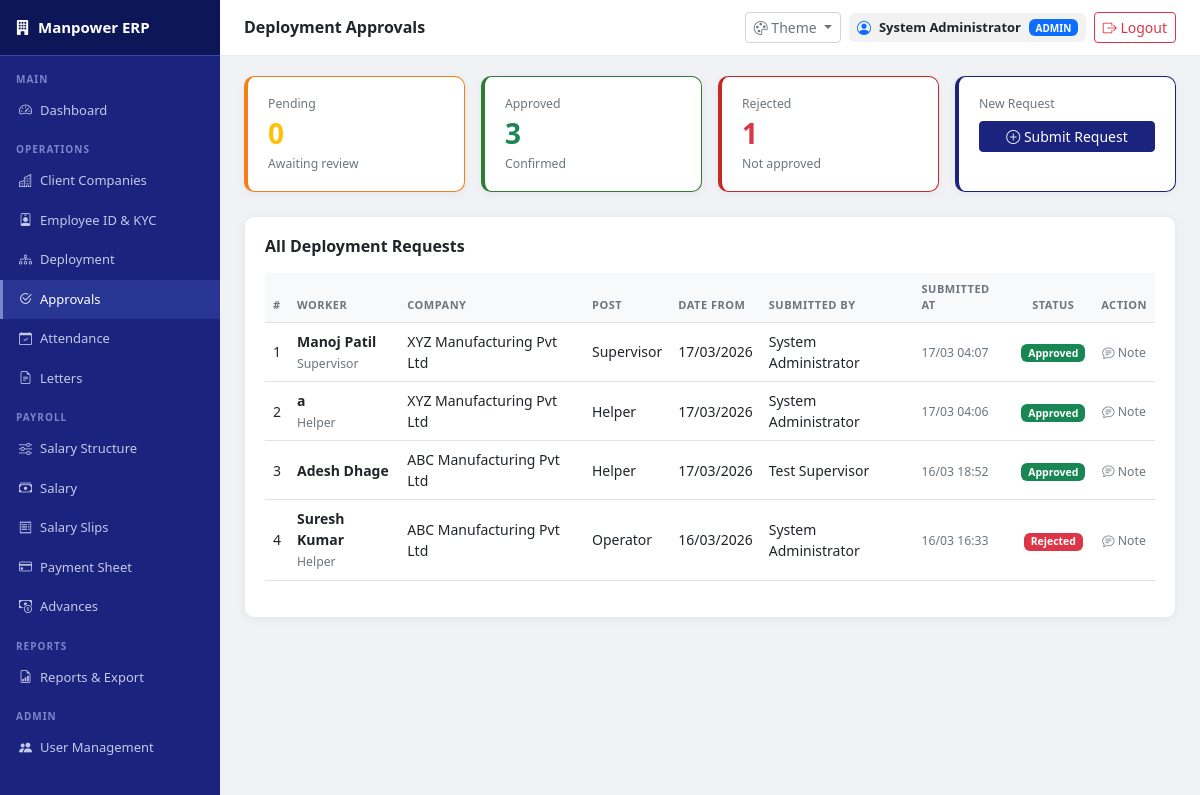
The page /approval (signed in) on the database its author committed.
### app/models/user.py (models this page shows, shortened)
class User(db.Model):
    __tablename__: str = 'users'
    id           = db.Column(db.Integer, primary_key=True)
    username     = db.Column(db.String(50), unique=True, nullable=False)
    full_name    = db.Column(db.String(150), nullable=False)
    email        = db.Column(db.String(100))
    mobile       = db.Column(db.String(15))
    password     = db.Column(db.String(255), nullable=False)
    role         = db.Column(db.String(20), nullable=False,
                             default='supervisor')
    is_active    = db.Column(db.Boolean, default=True)
    created_at   = db.Column(db.DateTime, default=datetime.utcnow)
    assignments  = db.relationship('SupervisorAssignment',
                                   backref='supervisor',
                                   lazy=True)
    def is_hr(self):
        return self.role in ['admin', 'hr']

### tables this page shows
CREATE TABLE deployment_requests (
	id INTEGER NOT NULL, 
	worker_id INTEGER NOT NULL, 
	company_id INTEGER NOT NULL, 
	post VARCHAR(100) NOT NULL, 
	date_from DATE NOT NULL, 
	notes TEXT, 
	submitted_by INTEGER NOT NULL, 
	submitted_at DATETIME, 
	status VARCHAR(20), 
	reviewed_by INTEGER, 
	reviewed_at DATETIME, 
	review_notes TEXT, 
	deployment_id INTEGER, 
	PRIMARY KEY (id), 
	FOREIGN KEY(worker_id) REFERENCES workers (id), 
	FOREIGN KEY(company_id) REFERENCES companies (id), 
	FOREIGN KEY(submitted_by) REFERENCES users (id), 
	FOREIGN KEY(reviewed_by) REFERENCES users (id), 
	FOREIGN KEY(deployment_id) REFERENCES deployments (id)
);

### app/models/worker.py (models this page shows, shortened)
class Worker(db.Model):
    __tablename__ = 'workers'
    id              = db.Column(db.Integer, primary_key=True)
    employee_id     = db.Column(db.String(20), unique=True)
    full_name       = db.Column(db.String(150), nullable=False)
    full_name       = db.Column(db.String(150), nullable=False)
    father_name     = db.Column(db.String(150))
    date_of_birth   = db.Column(db.Date)
    gender          = db.Column(db.String(10))
    mobile          = db.Column(db.String(15))
    address         = db.Column(db.Text)
    post            = db.Column(db.String(100))
    aadhaar_number  = db.Column(db.String(20))
    pan_number      = db.Column(db.String(20))
    aadhaar_doc     = db.Column(db.String(255))
    pan_doc         = db.Column(db.String(255))
    photo           = db.Column(db.String(255))
    bank_name       = db.Column(db.String(100))
    account_number  = db.Column(db.String(30))
    ifsc_code       = db.Column(db.String(20))
    bank_passbook   = db.Column(db.String(255))
    is_active       = db.Column(db.Boolean, default=True)
    date_joined     = db.Column(db.Date, default=datetime.utcnow)
    created_at      = db.Column(db.DateTime, default=datetime.utcnow)
    family_members  = db.relationship('FamilyMember', backref='worker', lazy=True)
    deployments     = db.relationship('Deployment',   backref='worker', lazy=True)

### app/models/client.py (models this page shows, shortened)
class Company(db.Model):
    __tablename__ = 'companies'
    id             = db.Column(db.Integer, primary_key=True)
    name           = db.Column(db.String(200), nullable=False)
    address        = db.Column(db.Text)
    city           = db.Column(db.String(100))
    state          = db.Column(db.String(100))
    pincode        = db.Column(db.String(10))
    contact_person = db.Column(db.String(100))
    contact_phone  = db.Column(db.String(20))
    email          = db.Column(db.String(100))
    gst_number     = db.Column(db.String(20))
    created_at     = db.Column(db.DateTime, default=datetime.utcnow)
    requirements  = db.relationship('Requirement', backref='company', lazy=True)
    deployments   = db.relationship('Deployment', backref='company', lazy=True)

### app/routes/approval.py (the view)
@approval_bp.route('/approval')
@login_required
def index():
    from app.models.deployment_request import DeploymentRequest
    from app.models.user import User
    user = User.query.get(session['user_id'])
    if user.is_hr():
        requests = DeploymentRequest.query.order_by(
            DeploymentRequest.submitted_at.desc()
        ).all()
    else:
        requests = DeploymentRequest.query.filter_by(
            submitted_by=user.id
        ).order_by(
            DeploymentRequest.submitted_at.desc()
        ).all()
    return render_template('approval/index.html',
                           requests=requests,
                           user=user)

### app/routes/auth.py (called while the page is built, shortened)
def login_required(f):
    from functools import wraps
    @wraps(f)
    def decorated(*args, **kwargs):
        if 'user_id' not in session:
            flash('Please login to continue.', 'warning')
            return redirect(url_for('auth.login'))
        return f(*args, **kwargs)
    return decorated

def check_permission(module, action='view'):
    if 'user_id' not in session:
        return False
    role = session.get('user_role', '')
    if role in ['admin', 'hr']:
        return True

### app/templates/approval/index.html (shortened to what this page needs)
{% extends 'base.html' %}
{% block page_title %}Deployment Approvals{% endblock %}
{% block content %}
<div class="row g-3 mb-4">
    <div class="col-md-3">
        <div class="stat-card" style="border-color:#f57f17">
            <div class="text-muted small">Pending</div>
            <div class="number text-warning">
                {{ requests|selectattr('status','equalto','pending')
                           |list|length }}
            </div>
            <div class="small text-muted">Awaiting review</div>
        </div>
    </div>
    <div class="col-md-3">
        <div class="stat-card" style="border-color:#2e7d32">
            <div class="text-muted small">Approved</div>
            <div class="number text-success">
                {{ requests|selectattr('status','equalto','approved')
                           |list|length }}
            </div>
            <div class="small text-muted">Confirmed</div>
        </div>
    </div>
    <div class="col-md-3">
        <div class="stat-card" style="border-color:#c62828">
            <div class="text-muted small">Rejected</div>
            <div class="number text-danger">
                {{ requests|selectattr('status','equalto','rejected')
                           |list|length }}
            </div>
            <div class="small text-muted">Not approved</div>
        </div>
    </div>
    <div class="col-md-3">
        <div class="stat-card" style="border-color:#1a237e">
            <div class="text-muted small">New Request</div>
            <a href="/approval/submit"
               class="btn btn-primary btn-sm mt-2 d-block">
                <i class="bi bi-plus-circle"></i>
                Submit Request
            </a>
        </div>
    </div>
</div>
<div class="content-card">
    <h6 class="fw-semibold mb-3">All Deployment Requests</h6>
    <table class="table table-hover align-middle">
        <thead>
            <tr>
                <th>#</th>
                <th>Worker</th>
                <th>Company</th>
                <th>Post</th>
                <th>Date From</th>
                <th>Submitted By</th>
                <th>Submitted At</th>
                <th class="text-center">Status</th>
                <th class="text-center">Action</th>
            </tr>
        </thead>
        <tbody>
            {% for r in requests %}
            <tr>
                <td>{{ loop.index }}</td>
                <td>
                    <div class="fw-semibold">
                        {{ r.worker.full_name }}
                    </div>
                    <small class="text-muted">
                        {{ r.worker.post }}
                    </small>
                </td>
                <td>{{ r.company.name }}</td>
                <td>{{ r.post }}</td>
                <td>{{ r.date_from.strftime('%d/%m/%Y') }}</td>
                <td>{{ r.submitter.full_name }}</td>
                <td>
                    <small>
                        {{ r.submitted_at.strftime('%d/%m %H:%M') }}
                    </small>
                </td>
                <td class="text-center">
                    {% if r.status == 'pending' %}
                        <span class="badge bg-warning text-dark">
                            Pending
                        </span>
                    {% elif r.status == 'approved' %}
                        <span class="badge bg-success">
                            Approved
                        </span>
                    {% else %}
                        <span class="badge bg-danger">
                            Rejected
                        </span>
                    {% endif %}
                </td>
                <td class="text-center">
                    {% if session.get('user_role') in ['admin','hr']
                          and r.status == 'pending' %}
                        <a href="/approval/review/{{ r.id }}"
                           class="btn btn-primary btn-sm">
                            <i class="bi bi-eye"></i> Review
                        </a>
                    {% elif r.review_notes %}
                        <span class="text-muted small"
                              title="{{ r.review_notes }}">
                            <i class="bi bi-chat-text"></i> Note
                        </span>
                    {% else %}
                        <span class="text-muted">—</span>
                    {% endif %}
                </td>
            </tr>
            {% endfor %}
        </tbody>
    </table>
</div>
{% endblock %}

### app/templates/base.html (shortened to what this page needs)
<!DOCTYPE html>
<html lang="en">
<head>
    <link href="https://cdn.jsdelivr.net/npm/bootstrap@5.3.0/dist/css/bootstrap.min.css" rel="stylesheet">
    <link href="https://cdn.jsdelivr.net/npm/bootstrap-icons@1.10.0/font/bootstrap-icons.css" rel="stylesheet">
</head>
<body>
<div class="sidebar">
    <div class="brand">
        <i class="bi bi-building-fill"></i>
        Manpower ERP
    </div>
    <nav class="mt-1">
        <div class="nav-section">Main</div>
        <a href="/" class="nav-link
            {% if request.path == '/' %}active{% endif %}">
            <i class="bi bi-speedometer2"></i> Dashboard
        </a>
        <div class="nav-section">Operations</div>
        {% if check_permission('clients') %}
        <a href="/clients" class="nav-link
            {% if '/clients' in request.path %}active{% endif %}">
            <i class="bi bi-buildings"></i> Client Companies
        </a>
        {% endif %}
        {% if check_permission('workers') %}
        <a href="/workers" class="nav-link
            {% if '/workers' in request.path %}active{% endif %}">
            <i class="bi bi-person-badge"></i>
            Employee ID & KYC
        </a>
        {% endif %}
        {% if check_permission('deployment') %}
        <a href="/deployment" class="nav-link
            {% if '/deployment' in request.path %}active{% endif %}">
            <i class="bi bi-diagram-3"></i> Deployment
        </a>
        {% endif %}
        {% if check_permission('approval') %}
        <a href="/approval" class="nav-link
            {% if '/approval' in request.path %}active{% endif %}">
            <i class="bi bi-check2-circle"></i> Approvals
        </a>
        {% endif %}
        {% if check_permission('attendance') %}
        <a href="/attendance" class="nav-link
            {% if '/attendance' in request.path %}active{% endif %}">
            <i class="bi bi-calendar-check"></i> Attendance
        </a>
        {% endif %}
        {% if check_permission('letters') %}
        <a href="/letters" class="nav-link
            {% if '/letters' in request.path %}active{% endif %}">
            <i class="bi bi-file-earmark-text"></i> Letters
        </a>
        {% endif %}
        {% if check_permission('structure') or
            check_permission('salary') or
            check_permission('advance') %}
        <div class="nav-section">Payroll</div>
        {% endif %}
        {% if check_permission('structure') %}
        <a href="/structure" class="nav-link
            {% if '/structure' in request.path %}active{% endif %}">
            <i class="bi bi-sliders"></i> Salary Structure
        </a>
        {% endif %}
        {% if check_permission('salary') %}
        <a href="/salary" class="nav-link
            {% if request.path == '/salary' %}active{% endif %}">
            <i class="bi bi-cash-stack"></i> Salary
        </a>
        {% endif %}
        {% if check_permission('slips') %}
        <a href="/salary/slips" class="nav-link
            {% if '/slips' in request.path %}active{% endif %}">
            <i class="bi bi-receipt"></i> Salary Slips
        </a>
        {% endif %}
        {% if check_permission('payment') %}
        <a href="/salary/payment-sheet" class="nav-link
            {% if '/payment-sheet' in request.path %}active{% endif %}">
            <i class="bi bi-credit-card"></i> Payment Sheet
        </a>
        {% endif %}
        {% if check_permission('advance') %}
        <a href="/advance" class="nav-link
            {% if '/advance' in request.path %}active{% endif %}">
            <i class="bi bi-cash-coin"></i> Advances
        </a>
        {% endif %}
        {% if check_permission('reports') %}
        <div class="nav-section">Reports</div>
        <a href="/reports" class="nav-link
            {% if '/reports' in request.path %}active{% endif %}">
            <i class="bi bi-file-earmark-bar-graph"></i>
            Reports & Export
        </a>
        {% endif %}
        {% if session.get('user_role') == 'admin' %}
        <div class="nav-section">Admin</div>
        <a href="/users" class="nav-link
            {% if '/users' in request.path %}active{% endif %}">
            <i class="bi bi-people-fill"></i>
            User Management
        </a>
        {% endif %}
    </nav>
</div>
<div class="main-content">
    <div class="topbar">
        <div class="d-flex align-items-center gap-2">
            <h5 class="mb-0">
                {% block page_title %}Dashboard{% endblock %}
            </h5>
        </div>
        <div class="d-flex align-items-center gap-2">
            <div class="dropdown">
                <button class="btn btn-sm
                            btn-outline-secondary
                            dropdown-toggle"
                        data-bs-toggle="dropdown">
                    <i class="bi bi-palette"></i>
                    <span class="theme-btn-text">
                        Theme
                    </span>
                </button>
            </div>
            {% if session.get('user_name') %}
            <div class="d-flex align-items-center gap-2
                        px-2 py-1 rounded"
                style="background:rgba(0,0,0,0.05)">
                <i class="bi bi-person-circle
                        text-primary"></i>
                <span class="user-info-text"
                    style="font-size:13px;
                            font-weight:600">
                    {{ session.get('user_name') }}
                </span>
                <span class="badge bg-primary"
                    style="font-size:10px">
                    {{ session.get('user_role','')
                    .upper() }}
                </span>
            </div>
            <a href="/logout"
            class="btn btn-sm btn-outline-danger">
                <i class="bi bi-box-arrow-right"></i>
                <span class="theme-btn-text">
                    Logout
                </span>
            </a>
            {% endif %}
        </div>
    </div>
    <div class="page-body">
        {% block content %}{% endblock %}
    </div>
</div>
</body>
</html>

### rows shown on the page
User: get "System Administrator"
deployment_requests: worker.full_name "Manoj Patil", worker.post "Supervisor", company.name "XYZ Manufacturing Pvt Ltd", post "Supervisor", date_from "17/03/2026", submitter.full_name "System Administrator", submitted_at "17/03 04:07", status "Approved"
deployment_requests: worker.full_name "a", worker.post "Helper", company.name "XYZ Manufacturing Pvt Ltd", post "Helper", date_from "17/03/2026", submitter.full_name "System Administrator", submitted_at "17/03 04:06", status "Approved"
deployment_requests: worker.full_name "Adesh Dhage", company.name "ABC Manufacturing Pvt Ltd", post "Helper", date_from "17/03/2026", submitter.full_name "Test Supervisor", submitted_at "16/03 18:52", status "Approved"
deployment_requests: worker.full_name "Suresh Kumar", worker.post "Helper", company.name "ABC Manufacturing Pvt Ltd", post "Operator", date_from "16/03/2026", submitter.full_name "System Administrator", submitted_at "16/03 16:33", status "Rejected"

### other values the page prints
{{ session.get('user_role','')
                    .upper() }} "ADMIN"
